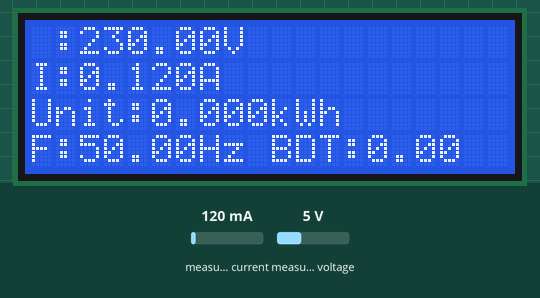
Simulated run of this sketch. Board: ESP32. Parts: 20×4 character LCD. The test bench sets the inputs (shaded band); at power-on: measured current 120 mA, measured voltage 5 V. WiFi joins after 1.5 s; servers stay silent unless stated; web services answer with replies made up by the test bench; what the sketch prints to the serial monitor is not drawn.

Above: at 3.8 s.
3.9 s: measured current set to 40 mA
At 5.6 s:
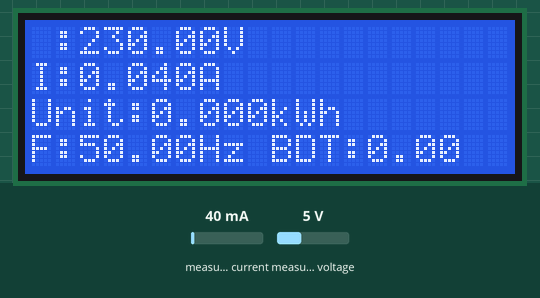
6.3 s: measured voltage set to 0.3 V
At 7.3 s:
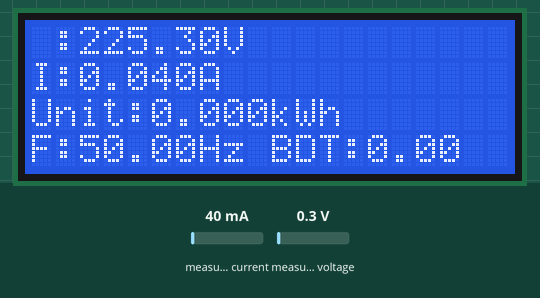
8.4 s: measured current set to 500 mA
At 10.2 s:
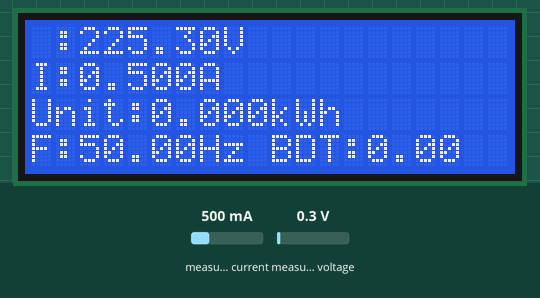
10.5 s: measured voltage set to 3.8 V
At 11.9 s:
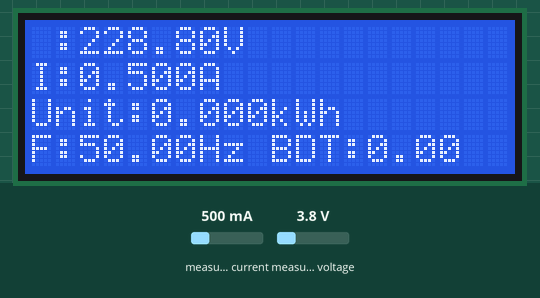
Timing chart, 0 to 13.5 s (numbered marks = the images above; inputs shaded):
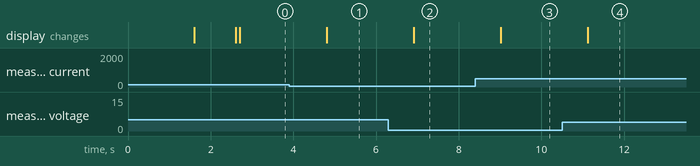

Measured:
- after the input at 3.9 s, the display: changes after 0.91 s (image 1)
- after the input at 6.3 s, the display: changes after 0.62 s (image 2)
- after the input at 8.4 s, the display: changes after 0.62 s (image 3)
- after the input at 10.5 s, the display: changes after 0.62 s (image 4)

The sketch:

Energy_Meter_SC.ino
```cpp
#include <WiFi.h>
#include <HTTPClient.h>
#include <PZEM004Tv30.h>
#include <Wire.h>
#include <LiquidCrystal_I2C.h>

// LCD config (20x4)
LiquidCrystal_I2C lcd(0x27, 20, 4);

// WiFi credentials
const char* ssid = "Sabbir";
const char* pass = "19122918";

// ThingSpeak
const char* thingspeakServer = "http://api.thingspeak.com/update";
const char* writeAPIKey = "D365QZ70TT4KABOL"; // Replace with your ThingSpeak Write API Key

// PZEM UART pin configuration
#define PZEM_RX_PIN 16
#define PZEM_TX_PIN 17

PZEM004Tv30 pzem(&Serial2, PZEM_RX_PIN, PZEM_TX_PIN);

// Electricity rate
const float BDT_RATE = 4.50;

// Timer
unsigned long lastUpdate = 0;
const long interval = 20000; // 20s ThingSpeak update interval (ThingSpeak limit)

void setup() {
  Serial.begin(115200);

  // LCD init
  Wire.begin(21, 22);
  lcd.init();
  lcd.backlight();
  lcd.clear();

  // WiFi connect
  WiFi.begin(ssid, pass);
  lcd.setCursor(0, 0); lcd.print("Connecting WiFi...");
  while (WiFi.status() != WL_CONNECTED) {
    delay(500);
    Serial.print(".");
  }
  lcd.clear();
  lcd.setCursor(0, 0); lcd.print("WiFi Connected");

  // Start PZEM
  Serial2.begin(9600, SERIAL_8N1, PZEM_RX_PIN, PZEM_TX_PIN);

  delay(1000);
  lcd.clear();
}

void loop() {
  // Read PZEM data
  float voltage   = pzem.voltage();
  float current   = pzem.current();
  float energy    = pzem.energy(); // kWh
  float frequency = pzem.frequency();
  float cost      = (!isnan(energy)) ? energy * BDT_RATE : 0;

  // --- LCD Display ---
  lcd.setCursor(0, 0); lcd.print("V:"); lcd.print(voltage, 2); lcd.print("V   ");
  lcd.setCursor(0, 1); lcd.print("I:"); lcd.print(current, 3); lcd.print("A   ");
  lcd.setCursor(0, 2); lcd.print("Unit:"); lcd.print(energy, 3); lcd.print("kWh   ");
  lcd.setCursor(0, 3); lcd.print("F:"); lcd.print(frequency, 2); lcd.print("Hz   ");
  lcd.setCursor(10, 3); lcd.print("BDT:"); lcd.print(cost, 2); lcd.print("   ");

  // --- ThingSpeak update (every 20s) ---
  if (millis() - lastUpdate > interval && WiFi.status() == WL_CONNECTED) {
    lastUpdate = millis();

    HTTPClient http;
    String url = String(thingspeakServer) + "?api_key=" + writeAPIKey
                 + "&field1=" + String(voltage, 2)
                 + "&field2=" + String(current, 3)
                 + "&field3=" + String(energy, 3)
                 + "&field4=" + String(frequency, 2)
                 + "&field5=" + String(cost, 2);

    http.begin(url);
    int httpCode = http.GET();
    if (httpCode > 0) {
      Serial.print("ThingSpeak update: ");
      Serial.println(httpCode);
    } else {
      Serial.print("Error updating ThingSpeak: ");
      Serial.println(http.errorToString(httpCode));
    }
    http.end();
  }

  delay(2000); // LCD refresh every 2s
}
```
